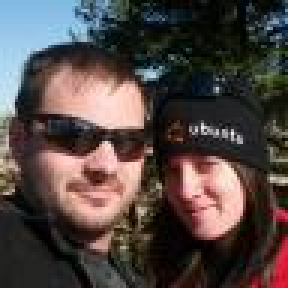
#> input picture site/assets/reference-02.jpg, 96 x 96 px (shown 3 times larger)
$ python chain_sizes.py ../../../../site/assets/reference-02.jpg
#> lines starting #> are read from the running program, lines starting #| are printed output that depends on the picture
#!/usr/bin/env python3
# SPDX-License-Identifier: MIT
# The fair baseline for DPFR (Daniel, 2026-11-10): what a traditional asset ships besides the picture.
# Usage: chain_sizes.py PICTURE.png [...]  prints, per picture, the JPEG q90 bytes of the picture, of its
# lower-resolution copies (box-averaged levels down to 1 pixel, as a mip chain), and of two device copies
# (half and quarter size), plus the same chain as PNG.
import io, sys
import numpy as np
from PIL import Image

def size(a, fmt):
    b = io.BytesIO()
    Image.fromarray(a).save(b, fmt, **({"quality": 90} if fmt == "JPEG" else {"optimize": True}))
    return b.tell()

for path in sys.argv[1:]:
    lv = [np.asarray(Image.open(path).convert("RGB")).astype(np.float64)]
    while min(lv[-1].shape[:2]) > 1:
        x = lv[-1]
        lv.append((x[0::2, 0::2] + x[1::2, 0::2] + x[0::2, 1::2] + x[1::2, 1::2]) / 4)
#> this loop made 7 passes
#> pass 2, `x = lv[-1]`:
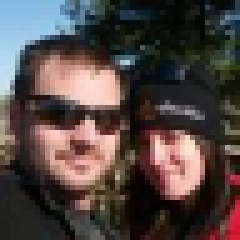
#> x: shape (48, 48, 3) float64 (shown 5 times larger); mean of channels 0, 1, 2 81.2, 70.3, 67.6; drawn as R, G, B
#> pass 3, `x = lv[-1]`:
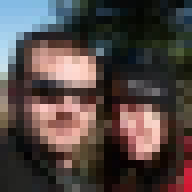
#> x: shape (24, 24, 3) float64 (shown 8 times larger); mean of channels 0, 1, 2 81.2, 70.3, 67.6; drawn as R, G, B
#> after the loop, lv = 8 items
    lv = [np.clip(np.rint(x), 0, 255).astype(np.uint8) for x in lv]
    full, chain, dev = size(lv[0], "JPEG"), sum(size(x, "JPEG") for x in lv[1:]), sum(size(x, "JPEG") for x in lv[1:3])
#> in size, a is the input picture: shape (96, 96, 3); mean R, G, B 81.2, 70.3, 67.6
#> full = 4440; chain = 6388; dev = 2972
    pfull, pchain = size(lv[0], "PNG"), sum(size(x, "PNG") for x in lv[1:])
#> pfull = 19819; pchain = 8034
    print(f"{path}: JPEG picture {full}, chain {chain} (+{100 * chain / full:.1f} %), "
          f"two device copies {dev} (+{100 * dev / full:.1f} %); PNG picture {pfull}, chain {pchain} (+{100 * pchain / pfull:.1f} %)")
#| ../../../../site/assets/reference-02.jpg: JPEG picture 4440, chain 6388 (+143.9 %), two device copies 2972 (+66.9 %); PNG picture 19819, chain 8034 (+40.5 %)
